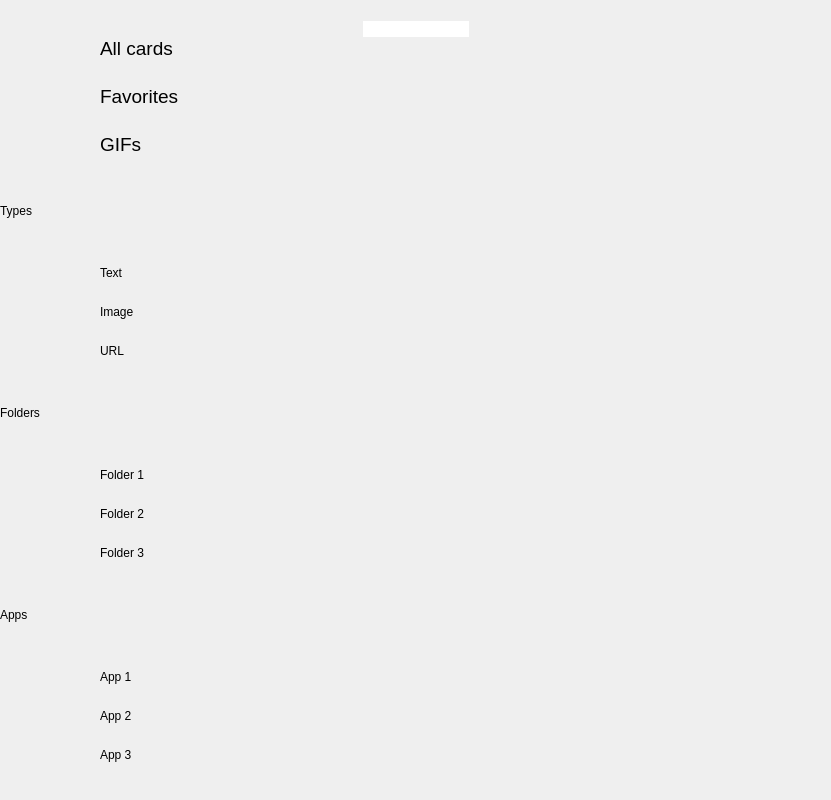
<?xml version="1.0" encoding="UTF-8"?>
<ui version="4.0">
 <class>MainWindow</class>
 <widget class="QMainWindow" name="MainWindow">
  <property name="geometry">
   <rect>
    <x>0</x>
    <y>0</y>
    <width>831</width>
    <height>800</height>
   </rect>
  </property>
  <property name="windowTitle">
   <string>MainWindow</string>
  </property>
  <property name="styleSheet">
   <string notr="true">*{
border: none;
}</string>
  </property>
  <widget class="QWidget" name="centralwidget">
   <layout class="QHBoxLayout" name="horizontalLayout">
    <property name="spacing">
     <number>0</number>
    </property>
    <property name="leftMargin">
     <number>0</number>
    </property>
    <property name="topMargin">
     <number>0</number>
    </property>
    <property name="rightMargin">
     <number>0</number>
    </property>
    <property name="bottomMargin">
     <number>0</number>
    </property>
    <item>
     <widget class="QFrame" name="left_menu_frame">
      <property name="minimumSize">
       <size>
        <width>200</width>
        <height>0</height>
       </size>
      </property>
      <property name="maximumSize">
       <size>
        <width>20</width>
        <height>16777215</height>
       </size>
      </property>
      <property name="frameShape">
       <enum>QFrame::NoFrame</enum>
      </property>
      <property name="frameShadow">
       <enum>QFrame::Raised</enum>
      </property>
      <layout class="QHBoxLayout" name="horizontalLayout_5">
       <property name="spacing">
        <number>0</number>
       </property>
       <property name="leftMargin">
        <number>0</number>
       </property>
       <property name="topMargin">
        <number>12</number>
       </property>
       <property name="rightMargin">
        <number>0</number>
       </property>
       <property name="bottomMargin">
        <number>0</number>
       </property>
       <item>
        <widget class="QScrollArea" name="scrollArea">
         <property name="styleSheet">
          <string notr="true">/*  HANDLE BAR VERTICAL */
QScrollBar::handle:vertical {	
	background-color: rgb(80, 80, 122);
	min-height: 30px;
	border-radius: 7px;
}
QScrollBar::handle:vertical:hover{	
	background-color: rgb(255, 0, 127);
}
QScrollBar::handle:vertical:pressed {	
	background-color: rgb(185, 0, 92);
}

/* BTN TOP - SCROLLBAR */
QScrollBar::sub-line:vertical {
	border: none;
	background-color: rgb(59, 59, 90);
	height: 15px;
	border-top-left-radius: 7px;
	border-top-right-radius: 7px;
	subcontrol-position: top;
	subcontrol-origin: margin;
}
QScrollBar::sub-line:vertical:hover {	
	background-color: rgb(255, 0, 127);
}
QScrollBar::sub-line:vertical:pressed {	
	background-color: rgb(185, 0, 92);
}

/* BTN BOTTOM - SCROLLBAR */
QScrollBar::add-line:vertical {
	border: none;
	background-color: rgb(59, 59, 90);
	height: 15px;
	border-bottom-left-radius: 7px;
	border-bottom-right-radius: 7px;
	subcontrol-position: bottom;
	subcontrol-origin: margin;
}
QScrollBar::add-line:vertical:hover {	
	background-color: rgb(255, 0, 127);
}
QScrollBar::add-line:vertical:pressed {	
	background-color: rgb(185, 0, 92);
}

/* RESET ARROW */
QScrollBar::up-arrow:vertical, QScrollBar::down-arrow:vertical {
	background: none;
}
QScrollBar::add-page:vertical, QScrollBar::sub-page:vertical {
	background: none;
}</string>
         </property>
         <property name="widgetResizable">
          <bool>true</bool>
         </property>
         <widget class="QWidget" name="scrollAreaWidgetContents">
          <property name="geometry">
           <rect>
            <x>0</x>
            <y>0</y>
            <width>200</width>
            <height>788</height>
           </rect>
          </property>
          <property name="minimumSize">
           <size>
            <width>100</width>
            <height>0</height>
           </size>
          </property>
          <layout class="QGridLayout" name="gridLayout">
           <property name="leftMargin">
            <number>0</number>
           </property>
           <property name="topMargin">
            <number>0</number>
           </property>
           <property name="rightMargin">
            <number>0</number>
           </property>
           <property name="bottomMargin">
            <number>0</number>
           </property>
           <property name="spacing">
            <number>0</number>
           </property>
           <item row="8" column="0">
            <widget class="QPushButton" name="folder_1_cards">
             <property name="text">
              <string/>
             </property>
             <property name="icon">
              <iconset resource="clipboard_manager_local/icons.qrc">
               <normaloff>:/icons/Icons/folder_white_24dp.svg</normaloff>:/icons/Icons/folder_white_24dp.svg</iconset>
             </property>
             <property name="iconSize">
              <size>
               <width>30</width>
               <height>30</height>
              </size>
             </property>
            </widget>
           </item>
           <item row="10" column="1" alignment="Qt::AlignLeft">
            <widget class="QLabel" name="label_9">
             <property name="text">
              <string>Folder 3</string>
             </property>
            </widget>
           </item>
           <item row="0" column="1">
            <widget class="QLabel" name="label">
             <property name="font">
              <font>
               <pointsize>14</pointsize>
              </font>
             </property>
             <property name="text">
              <string>All cards</string>
             </property>
             <property name="textFormat">
              <enum>Qt::AutoText</enum>
             </property>
            </widget>
           </item>
           <item row="6" column="0">
            <widget class="QPushButton" name="link_cards">
             <property name="text">
              <string/>
             </property>
             <property name="icon">
              <iconset resource="clipboard_manager_local/icons.qrc">
               <normaloff>:/icons/Icons/link_white_24dp.svg</normaloff>:/icons/Icons/link_white_24dp.svg</iconset>
             </property>
             <property name="iconSize">
              <size>
               <width>30</width>
               <height>30</height>
              </size>
             </property>
            </widget>
           </item>
           <item row="2" column="0">
            <widget class="QPushButton" name="gif_cards">
             <property name="text">
              <string/>
             </property>
             <property name="icon">
              <iconset resource="clipboard_manager_local/icons.qrc">
               <normaloff>:/icons/Icons/gif_white_24dp.svg</normaloff>:/icons/Icons/gif_white_24dp.svg</iconset>
             </property>
             <property name="iconSize">
              <size>
               <width>30</width>
               <height>30</height>
              </size>
             </property>
            </widget>
           </item>
           <item row="6" column="1" alignment="Qt::AlignLeft">
            <widget class="QLabel" name="label_7">
             <property name="text">
              <string>URL</string>
             </property>
            </widget>
           </item>
           <item row="4" column="1" alignment="Qt::AlignLeft">
            <widget class="QLabel" name="label_6">
             <property name="text">
              <string>Text</string>
             </property>
             <property name="margin">
              <number>0</number>
             </property>
            </widget>
           </item>
           <item row="7" column="0" colspan="2">
            <widget class="QLabel" name="label_11">
             <property name="maximumSize">
              <size>
               <width>16777215</width>
               <height>60</height>
              </size>
             </property>
             <property name="text">
              <string>Folders</string>
             </property>
             <property name="margin">
              <number>20</number>
             </property>
            </widget>
           </item>
           <item row="0" column="0">
            <widget class="QPushButton" name="all_cards">
             <property name="text">
              <string/>
             </property>
             <property name="icon">
              <iconset resource="clipboard_manager_local/icons.qrc">
               <normaloff>:/icons/Icons/style_white_24dp.svg</normaloff>:/icons/Icons/style_white_24dp.svg</iconset>
             </property>
             <property name="iconSize">
              <size>
               <width>30</width>
               <height>30</height>
              </size>
             </property>
            </widget>
           </item>
           <item row="12" column="1" alignment="Qt::AlignLeft">
            <widget class="QLabel" name="label_14">
             <property name="text">
              <string>App 1</string>
             </property>
            </widget>
           </item>
           <item row="12" column="0">
            <widget class="QPushButton" name="app_1_cards">
             <property name="text">
              <string/>
             </property>
             <property name="icon">
              <iconset resource="clipboard_manager_local/icons.qrc">
               <normaloff>:/icons/Icons/category_white_24dp.svg</normaloff>:/icons/Icons/category_white_24dp.svg</iconset>
             </property>
             <property name="iconSize">
              <size>
               <width>30</width>
               <height>30</height>
              </size>
             </property>
            </widget>
           </item>
           <item row="13" column="1" alignment="Qt::AlignLeft">
            <widget class="QLabel" name="label_12">
             <property name="text">
              <string>App 2</string>
             </property>
            </widget>
           </item>
           <item row="1" column="0">
            <widget class="QPushButton" name="favorite_cards">
             <property name="text">
              <string/>
             </property>
             <property name="icon">
              <iconset resource="clipboard_manager_local/icons.qrc">
               <normaloff>:/icons/Icons/favorite_white_48dp.svg</normaloff>:/icons/Icons/favorite_white_48dp.svg</iconset>
             </property>
             <property name="iconSize">
              <size>
               <width>30</width>
               <height>30</height>
              </size>
             </property>
            </widget>
           </item>
           <item row="3" column="0" colspan="2">
            <widget class="QLabel" name="label_4">
             <property name="maximumSize">
              <size>
               <width>16777215</width>
               <height>60</height>
              </size>
             </property>
             <property name="text">
              <string>Types</string>
             </property>
             <property name="margin">
              <number>20</number>
             </property>
            </widget>
           </item>
           <item row="2" column="1">
            <widget class="QLabel" name="label_3">
             <property name="font">
              <font>
               <pointsize>14</pointsize>
              </font>
             </property>
             <property name="text">
              <string>GIFs</string>
             </property>
            </widget>
           </item>
           <item row="8" column="1" alignment="Qt::AlignLeft">
            <widget class="QLabel" name="label_10">
             <property name="text">
              <string>Folder 1</string>
             </property>
            </widget>
           </item>
           <item row="9" column="1" alignment="Qt::AlignLeft">
            <widget class="QLabel" name="label_8">
             <property name="text">
              <string>Folder 2</string>
             </property>
            </widget>
           </item>
           <item row="14" column="1" alignment="Qt::AlignLeft">
            <widget class="QLabel" name="label_13">
             <property name="text">
              <string>App 3</string>
             </property>
            </widget>
           </item>
           <item row="14" column="0">
            <widget class="QPushButton" name="app_3_cards">
             <property name="text">
              <string/>
             </property>
             <property name="icon">
              <iconset resource="clipboard_manager_local/icons.qrc">
               <normaloff>:/icons/Icons/category_white_24dp.svg</normaloff>:/icons/Icons/category_white_24dp.svg</iconset>
             </property>
             <property name="iconSize">
              <size>
               <width>30</width>
               <height>30</height>
              </size>
             </property>
            </widget>
           </item>
           <item row="5" column="0">
            <widget class="QPushButton" name="image_cards">
             <property name="text">
              <string/>
             </property>
             <property name="icon">
              <iconset resource="clipboard_manager_local/icons.qrc">
               <normaloff>:/icons/Icons/image_white_24dp.svg</normaloff>:/icons/Icons/image_white_24dp.svg</iconset>
             </property>
             <property name="iconSize">
              <size>
               <width>30</width>
               <height>30</height>
              </size>
             </property>
            </widget>
           </item>
           <item row="4" column="0">
            <widget class="QPushButton" name="text_cards">
             <property name="text">
              <string/>
             </property>
             <property name="icon">
              <iconset resource="clipboard_manager_local/icons.qrc">
               <normaloff>:/icons/Icons/title_white_24dp.svg</normaloff>:/icons/Icons/title_white_24dp.svg</iconset>
             </property>
             <property name="iconSize">
              <size>
               <width>30</width>
               <height>30</height>
              </size>
             </property>
            </widget>
           </item>
           <item row="1" column="1">
            <widget class="QLabel" name="label_2">
             <property name="font">
              <font>
               <pointsize>14</pointsize>
              </font>
             </property>
             <property name="text">
              <string>Favorites</string>
             </property>
            </widget>
           </item>
           <item row="13" column="0">
            <widget class="QPushButton" name="app_2_cards">
             <property name="text">
              <string/>
             </property>
             <property name="icon">
              <iconset resource="clipboard_manager_local/icons.qrc">
               <normaloff>:/icons/Icons/category_white_24dp.svg</normaloff>:/icons/Icons/category_white_24dp.svg</iconset>
             </property>
             <property name="iconSize">
              <size>
               <width>30</width>
               <height>30</height>
              </size>
             </property>
            </widget>
           </item>
           <item row="5" column="1" alignment="Qt::AlignLeft">
            <widget class="QLabel" name="label_5">
             <property name="text">
              <string>Image</string>
             </property>
            </widget>
           </item>
           <item row="10" column="0">
            <widget class="QPushButton" name="folder_3_cards">
             <property name="text">
              <string/>
             </property>
             <property name="icon">
              <iconset resource="clipboard_manager_local/icons.qrc">
               <normaloff>:/icons/Icons/folder_white_24dp.svg</normaloff>:/icons/Icons/folder_white_24dp.svg</iconset>
             </property>
             <property name="iconSize">
              <size>
               <width>30</width>
               <height>30</height>
              </size>
             </property>
            </widget>
           </item>
           <item row="11" column="0">
            <widget class="QLabel" name="label_15">
             <property name="maximumSize">
              <size>
               <width>16777215</width>
               <height>60</height>
              </size>
             </property>
             <property name="text">
              <string>Apps</string>
             </property>
             <property name="margin">
              <number>20</number>
             </property>
            </widget>
           </item>
           <item row="9" column="0">
            <widget class="QPushButton" name="folder_2_cards">
             <property name="text">
              <string/>
             </property>
             <property name="icon">
              <iconset resource="clipboard_manager_local/icons.qrc">
               <normaloff>:/icons/Icons/folder_white_24dp.svg</normaloff>:/icons/Icons/folder_white_24dp.svg</iconset>
             </property>
             <property name="iconSize">
              <size>
               <width>30</width>
               <height>30</height>
              </size>
             </property>
            </widget>
           </item>
          </layout>
         </widget>
        </widget>
       </item>
      </layout>
     </widget>
    </item>
    <item>
     <widget class="QFrame" name="right_frame">
      <property name="frameShape">
       <enum>QFrame::StyledPanel</enum>
      </property>
      <property name="frameShadow">
       <enum>QFrame::Raised</enum>
      </property>
      <layout class="QVBoxLayout" name="verticalLayout">
       <property name="spacing">
        <number>0</number>
       </property>
       <property name="leftMargin">
        <number>0</number>
       </property>
       <property name="topMargin">
        <number>0</number>
       </property>
       <property name="rightMargin">
        <number>0</number>
       </property>
       <property name="bottomMargin">
        <number>0</number>
       </property>
       <item alignment="Qt::AlignTop">
        <widget class="QFrame" name="header_frame">
         <property name="frameShape">
          <enum>QFrame::NoFrame</enum>
         </property>
         <property name="frameShadow">
          <enum>QFrame::Raised</enum>
         </property>
         <layout class="QHBoxLayout" name="horizontalLayout_2">
          <property name="spacing">
           <number>0</number>
          </property>
          <property name="leftMargin">
           <number>0</number>
          </property>
          <property name="topMargin">
           <number>12</number>
          </property>
          <property name="rightMargin">
           <number>0</number>
          </property>
          <property name="bottomMargin">
           <number>0</number>
          </property>
          <item alignment="Qt::AlignRight">
           <widget class="QFrame" name="left_header_frame">
            <property name="frameShape">
             <enum>QFrame::StyledPanel</enum>
            </property>
            <property name="frameShadow">
             <enum>QFrame::Raised</enum>
            </property>
            <layout class="QHBoxLayout" name="horizontalLayout_4">
             <item>
              <widget class="QLineEdit" name="lineEdit"/>
             </item>
             <item>
              <widget class="QPushButton" name="search_button">
               <property name="text">
                <string/>
               </property>
               <property name="icon">
                <iconset resource="clipboard_manager_local/icons.qrc">
                 <normaloff>:/icons/Icons/search_white_24dp.svg</normaloff>:/icons/Icons/search_white_24dp.svg</iconset>
               </property>
              </widget>
             </item>
            </layout>
           </widget>
          </item>
          <item alignment="Qt::AlignRight">
           <widget class="QFrame" name="right_header_frame">
            <property name="frameShape">
             <enum>QFrame::StyledPanel</enum>
            </property>
            <property name="frameShadow">
             <enum>QFrame::Raised</enum>
            </property>
            <layout class="QHBoxLayout" name="horizontalLayout_3">
             <property name="spacing">
              <number>12</number>
             </property>
             <property name="leftMargin">
              <number>0</number>
             </property>
             <property name="topMargin">
              <number>0</number>
             </property>
             <property name="rightMargin">
              <number>12</number>
             </property>
             <property name="bottomMargin">
              <number>0</number>
             </property>
             <item>
              <widget class="QPushButton" name="side_bar_button">
               <property name="text">
                <string/>
               </property>
               <property name="icon">
                <iconset resource="clipboard_manager_local/icons.qrc">
                 <normaloff>:/icons/Icons/view_sidebar_white_24dp.svg</normaloff>:/icons/Icons/view_sidebar_white_24dp.svg</iconset>
               </property>
               <property name="iconSize">
                <size>
                 <width>22</width>
                 <height>22</height>
                </size>
               </property>
              </widget>
             </item>
             <item>
              <widget class="QPushButton" name="anchor_button">
               <property name="text">
                <string/>
               </property>
               <property name="icon">
                <iconset resource="clipboard_manager_local/icons.qrc">
                 <normaloff>:/icons/Icons/anchor_white_24dp.svg</normaloff>:/icons/Icons/anchor_white_24dp.svg</iconset>
               </property>
               <property name="iconSize">
                <size>
                 <width>22</width>
                 <height>22</height>
                </size>
               </property>
              </widget>
             </item>
             <item>
              <widget class="QPushButton" name="settings_button">
               <property name="text">
                <string/>
               </property>
               <property name="icon">
                <iconset resource="clipboard_manager_local/icons.qrc">
                 <normaloff>:/icons/Icons/settings_white_24dp.svg</normaloff>:/icons/Icons/settings_white_24dp.svg</iconset>
               </property>
               <property name="iconSize">
                <size>
                 <width>22</width>
                 <height>22</height>
                </size>
               </property>
              </widget>
             </item>
            </layout>
           </widget>
          </item>
         </layout>
        </widget>
       </item>
       <item>
        <widget class="QFrame" name="center_frame">
         <property name="frameShape">
          <enum>QFrame::NoFrame</enum>
         </property>
         <property name="frameShadow">
          <enum>QFrame::Raised</enum>
         </property>
         <layout class="QVBoxLayout" name="verticalLayout_2">
          <item>
           <widget class="QStackedWidget" name="stackedWidget_2">
            <property name="currentIndex">
             <number>0</number>
            </property>
            <widget class="QWidget" name="card_page_2"/>
            <widget class="QWidget" name="settings_page_2">
             <property name="minimumSize">
              <size>
               <width>200</width>
               <height>0</height>
              </size>
             </property>
            </widget>
           </widget>
          </item>
         </layout>
        </widget>
       </item>
       <item alignment="Qt::AlignBottom">
        <widget class="QFrame" name="footer_frame">
         <property name="frameShape">
          <enum>QFrame::NoFrame</enum>
         </property>
         <property name="frameShadow">
          <enum>QFrame::Raised</enum>
         </property>
         <layout class="QHBoxLayout" name="horizontalLayout_6">
          <item>
           <widget class="QFrame" name="frame">
            <property name="frameShape">
             <enum>QFrame::StyledPanel</enum>
            </property>
            <property name="frameShadow">
             <enum>QFrame::Raised</enum>
            </property>
           </widget>
          </item>
          <item alignment="Qt::AlignBottom">
           <widget class="QFrame" name="size_grip">
            <property name="minimumSize">
             <size>
              <width>10</width>
              <height>10</height>
             </size>
            </property>
            <property name="maximumSize">
             <size>
              <width>10</width>
              <height>10</height>
             </size>
            </property>
            <property name="frameShape">
             <enum>QFrame::StyledPanel</enum>
            </property>
            <property name="frameShadow">
             <enum>QFrame::Raised</enum>
            </property>
           </widget>
          </item>
         </layout>
        </widget>
       </item>
      </layout>
     </widget>
    </item>
   </layout>
  </widget>
 </widget>
 <resources>
  <include location="clipboard_manager_local/icons.qrc"/>
 </resources>
 <connections/>
</ui>
